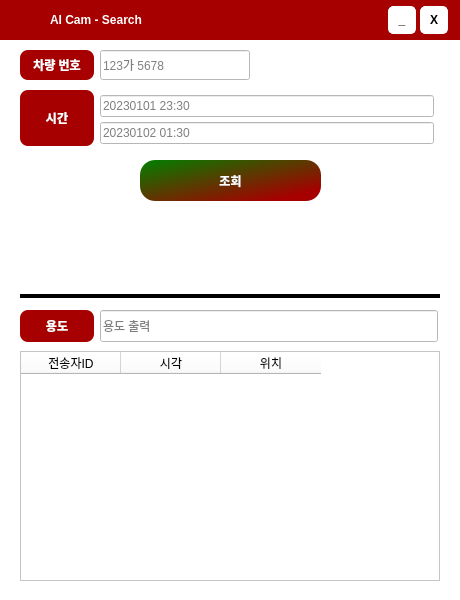
<?xml version="1.0" encoding="UTF-8"?>
<ui version="4.0">
 <class>SearchForm</class>
 <widget class="QMainWindow" name="SearchForm">
  <property name="geometry">
   <rect>
    <x>0</x>
    <y>0</y>
    <width>460</width>
    <height>600</height>
   </rect>
  </property>
  <property name="windowTitle">
   <string>MainWindow</string>
  </property>
  <widget class="QWidget" name="centralwidget">
   <widget class="QStackedWidget" name="stackedWidget">
    <property name="geometry">
     <rect>
      <x>0</x>
      <y>0</y>
      <width>460</width>
      <height>600</height>
     </rect>
    </property>
    <property name="styleSheet">
     <string notr="true">background-color: #FFFFFF;</string>
    </property>
    <property name="currentIndex">
     <number>0</number>
    </property>
    <widget class="QWidget" name="page_1">
     <widget class="QLabel" name="lb_title_time">
      <property name="geometry">
       <rect>
        <x>20</x>
        <y>90</y>
        <width>74</width>
        <height>56</height>
       </rect>
      </property>
      <property name="font">
       <font>
        <weight>75</weight>
        <bold>true</bold>
       </font>
      </property>
      <property name="styleSheet">
       <string notr="true">background-color: #A60000;
color: #FFFFFF;
border-radius: 8px;</string>
      </property>
      <property name="text">
       <string>시간</string>
      </property>
      <property name="alignment">
       <set>Qt::AlignCenter</set>
      </property>
     </widget>
     <widget class="QWidget" name="widget_1" native="true">
      <property name="geometry">
       <rect>
        <x>100</x>
        <y>90</y>
        <width>334</width>
        <height>60</height>
       </rect>
      </property>
      <layout class="QVBoxLayout" name="verticalLayout">
       <property name="spacing">
        <number>0</number>
       </property>
       <property name="leftMargin">
        <number>0</number>
       </property>
       <property name="topMargin">
        <number>0</number>
       </property>
       <property name="rightMargin">
        <number>0</number>
       </property>
       <property name="bottomMargin">
        <number>0</number>
       </property>
       <item>
        <widget class="QLineEdit" name="le_first_time">
         <property name="placeholderText">
          <string>20230101 23:30</string>
         </property>
        </widget>
       </item>
       <item>
        <widget class="QLineEdit" name="le_second_time">
         <property name="text">
          <string/>
         </property>
         <property name="placeholderText">
          <string>20230102 01:30</string>
         </property>
        </widget>
       </item>
      </layout>
     </widget>
     <widget class="QLabel" name="lb_title_plate">
      <property name="geometry">
       <rect>
        <x>20</x>
        <y>50</y>
        <width>74</width>
        <height>30</height>
       </rect>
      </property>
      <property name="font">
       <font>
        <weight>75</weight>
        <bold>true</bold>
       </font>
      </property>
      <property name="styleSheet">
       <string notr="true">background-color: #A60000;
color: #FFFFFF;
border-radius: 8px;</string>
      </property>
      <property name="text">
       <string>차량 번호</string>
      </property>
      <property name="alignment">
       <set>Qt::AlignCenter</set>
      </property>
     </widget>
     <widget class="QLineEdit" name="le_vehicle_info">
      <property name="geometry">
       <rect>
        <x>100</x>
        <y>50</y>
        <width>150</width>
        <height>30</height>
       </rect>
      </property>
      <property name="text">
       <string/>
      </property>
      <property name="placeholderText">
       <string>123가 5678</string>
      </property>
     </widget>
     <widget class="QPushButton" name="btn_search">
      <property name="geometry">
       <rect>
        <x>140</x>
        <y>160</y>
        <width>181</width>
        <height>41</height>
       </rect>
      </property>
      <property name="minimumSize">
       <size>
        <width>0</width>
        <height>30</height>
       </size>
      </property>
      <property name="maximumSize">
       <size>
        <width>200</width>
        <height>16777215</height>
       </size>
      </property>
      <property name="font">
       <font>
        <weight>75</weight>
        <bold>true</bold>
       </font>
      </property>
      <property name="styleSheet">
       <string notr="true">QPushButton{
    color: white;
    background-color: qlineargradient(spread:pad, x1:0, y1:0, x2:0.857143, y2:0.857955, stop:0 #008000, stop:1 #A60000);
    border-radius: 15px;
}</string>
      </property>
      <property name="text">
       <string>조회</string>
      </property>
     </widget>
     <widget class="QTableWidget" name="tableWidget">
      <property name="geometry">
       <rect>
        <x>20</x>
        <y>351</y>
        <width>420</width>
        <height>230</height>
       </rect>
      </property>
      <property name="font">
       <font>
        <weight>50</weight>
        <bold>false</bold>
       </font>
      </property>
      <column>
       <property name="text">
        <string>전송자ID</string>
       </property>
      </column>
      <column>
       <property name="text">
        <string>시각</string>
       </property>
      </column>
      <column>
       <property name="text">
        <string>위치</string>
       </property>
      </column>
     </widget>
     <widget class="QLabel" name="lb_title_type">
      <property name="geometry">
       <rect>
        <x>20</x>
        <y>310</y>
        <width>74</width>
        <height>32</height>
       </rect>
      </property>
      <property name="font">
       <font>
        <weight>75</weight>
        <bold>true</bold>
       </font>
      </property>
      <property name="styleSheet">
       <string notr="true">background-color: #A60000;
color: #FFFFFF;
border-radius: 8px;</string>
      </property>
      <property name="text">
       <string>용도</string>
      </property>
      <property name="alignment">
       <set>Qt::AlignCenter</set>
      </property>
     </widget>
     <widget class="QLineEdit" name="le_vehicle_type">
      <property name="geometry">
       <rect>
        <x>100</x>
        <y>310</y>
        <width>338</width>
        <height>32</height>
       </rect>
      </property>
      <property name="text">
       <string/>
      </property>
      <property name="readOnly">
       <bool>true</bool>
      </property>
      <property name="placeholderText">
       <string>용도 출력</string>
      </property>
     </widget>
     <widget class="QLabel" name="lb_top_background">
      <property name="geometry">
       <rect>
        <x>0</x>
        <y>0</y>
        <width>460</width>
        <height>40</height>
       </rect>
      </property>
      <property name="styleSheet">
       <string notr="true">background-color: #A60000</string>
      </property>
      <property name="text">
       <string/>
      </property>
     </widget>
     <widget class="QPushButton" name="btn_main_minimized">
      <property name="geometry">
       <rect>
        <x>388</x>
        <y>6</y>
        <width>28</width>
        <height>28</height>
       </rect>
      </property>
      <property name="font">
       <font>
        <weight>75</weight>
        <bold>true</bold>
       </font>
      </property>
      <property name="styleSheet">
       <string notr="true">background-color: #FFFFFF;
border: 1px solid white;
border-radius: 5px;</string>
      </property>
      <property name="text">
       <string>_</string>
      </property>
     </widget>
     <widget class="QPushButton" name="btn_main_close">
      <property name="geometry">
       <rect>
        <x>420</x>
        <y>6</y>
        <width>28</width>
        <height>28</height>
       </rect>
      </property>
      <property name="font">
       <font>
        <weight>75</weight>
        <bold>true</bold>
       </font>
      </property>
      <property name="styleSheet">
       <string notr="true">background-color: #FFFFFF;
border: 1px solid white;
border-radius: 5px;</string>
      </property>
      <property name="text">
       <string>X</string>
      </property>
     </widget>
     <widget class="QLabel" name="label">
      <property name="geometry">
       <rect>
        <x>50</x>
        <y>10</y>
        <width>191</width>
        <height>20</height>
       </rect>
      </property>
      <property name="font">
       <font>
        <weight>75</weight>
        <bold>true</bold>
       </font>
      </property>
      <property name="styleSheet">
       <string notr="true">background-color: None;
color: white;</string>
      </property>
      <property name="text">
       <string>AI Cam - Search</string>
      </property>
     </widget>
     <widget class="QPushButton" name="icon_top_img">
      <property name="enabled">
       <bool>false</bool>
      </property>
      <property name="geometry">
       <rect>
        <x>10</x>
        <y>4</y>
        <width>32</width>
        <height>32</height>
       </rect>
      </property>
      <property name="styleSheet">
       <string notr="true">background-color: None;
border: None;
color: #FFFFFF;</string>
      </property>
      <property name="text">
       <string/>
      </property>
      <property name="icon">
       <iconset>
        <normaloff>../_icons/cam_icon_white.png</normaloff>../_icons/cam_icon_white.png</iconset>
      </property>
      <property name="iconSize">
       <size>
        <width>30</width>
        <height>30</height>
       </size>
      </property>
     </widget>
     <widget class="QFrame" name="frame_bar">
      <property name="geometry">
       <rect>
        <x>20</x>
        <y>294</y>
        <width>420</width>
        <height>4</height>
       </rect>
      </property>
      <property name="styleSheet">
       <string notr="true">background-color: black;</string>
      </property>
      <property name="frameShape">
       <enum>QFrame::StyledPanel</enum>
      </property>
      <property name="frameShadow">
       <enum>QFrame::Raised</enum>
      </property>
     </widget>
    </widget>
    <widget class="QWidget" name="page_2">
     <property name="styleSheet">
      <string notr="true"/>
     </property>
     <layout class="QVBoxLayout" name="verticalLayout_8">
      <property name="spacing">
       <number>0</number>
      </property>
      <property name="leftMargin">
       <number>0</number>
      </property>
      <property name="topMargin">
       <number>0</number>
      </property>
      <property name="rightMargin">
       <number>0</number>
      </property>
      <property name="bottomMargin">
       <number>0</number>
      </property>
      <item>
       <widget class="QWidget" name="widget_10" native="true">
        <widget class="QLabel" name="first_page_label">
         <property name="geometry">
          <rect>
           <x>0</x>
           <y>0</y>
           <width>460</width>
           <height>600</height>
          </rect>
         </property>
         <property name="text">
          <string/>
         </property>
         <property name="pixmap">
          <pixmap>search_img.png</pixmap>
         </property>
         <property name="alignment">
          <set>Qt::AlignCenter</set>
         </property>
        </widget>
       </widget>
      </item>
     </layout>
    </widget>
   </widget>
  </widget>
 </widget>
 <resources/>
 <connections/>
</ui>
